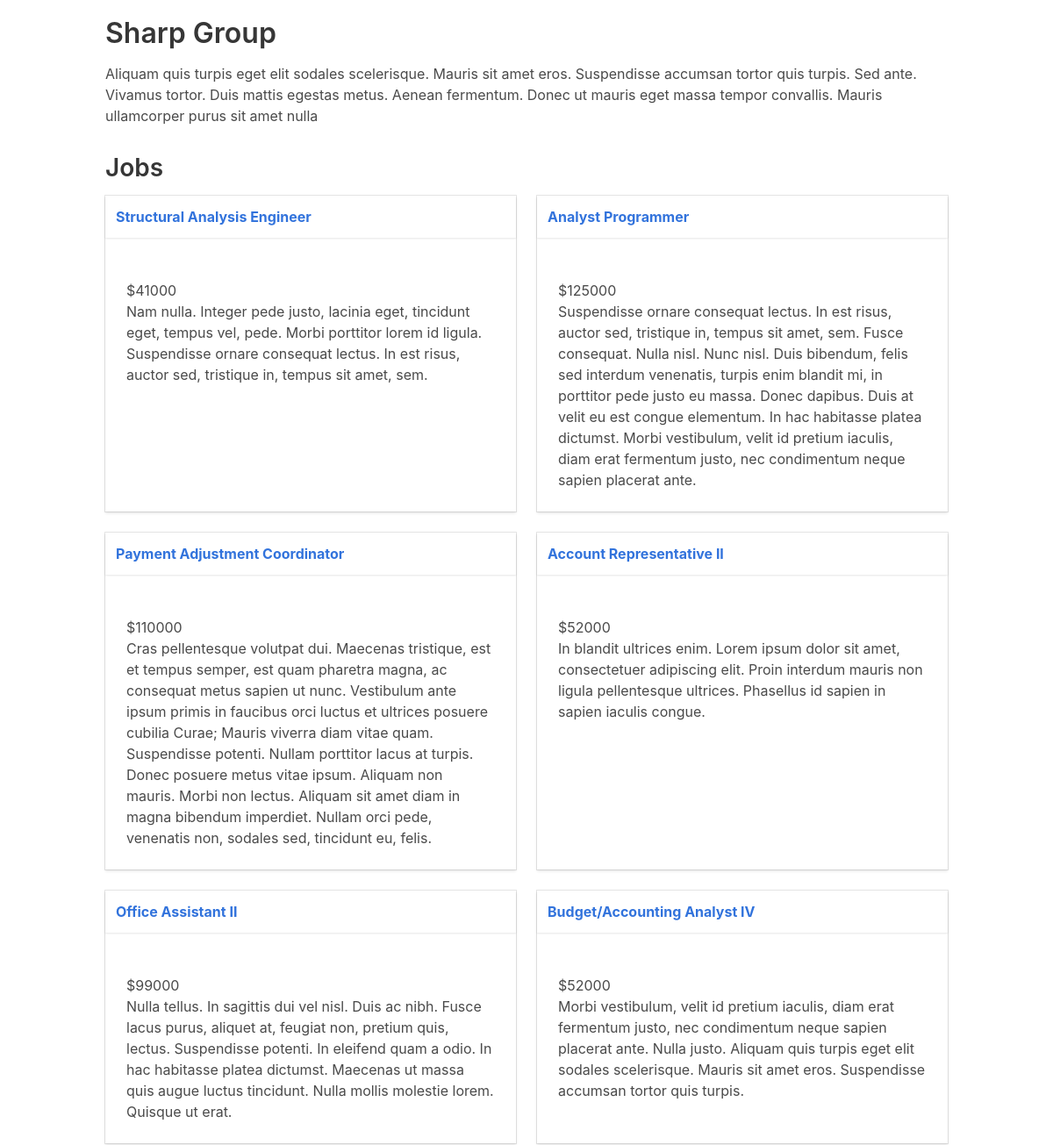
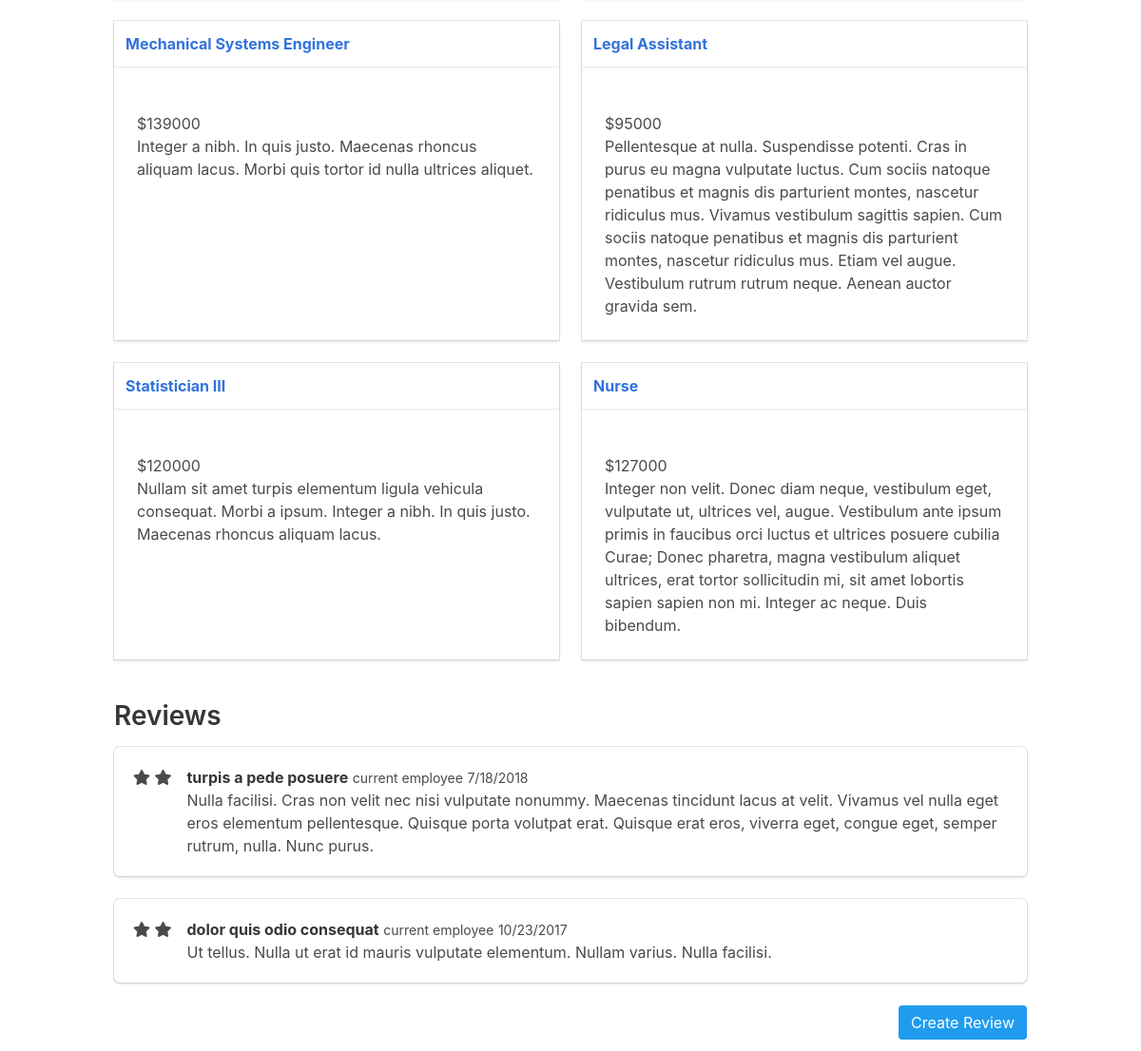
The app's page /employer/1, older data (2 pictures, top to bottom).
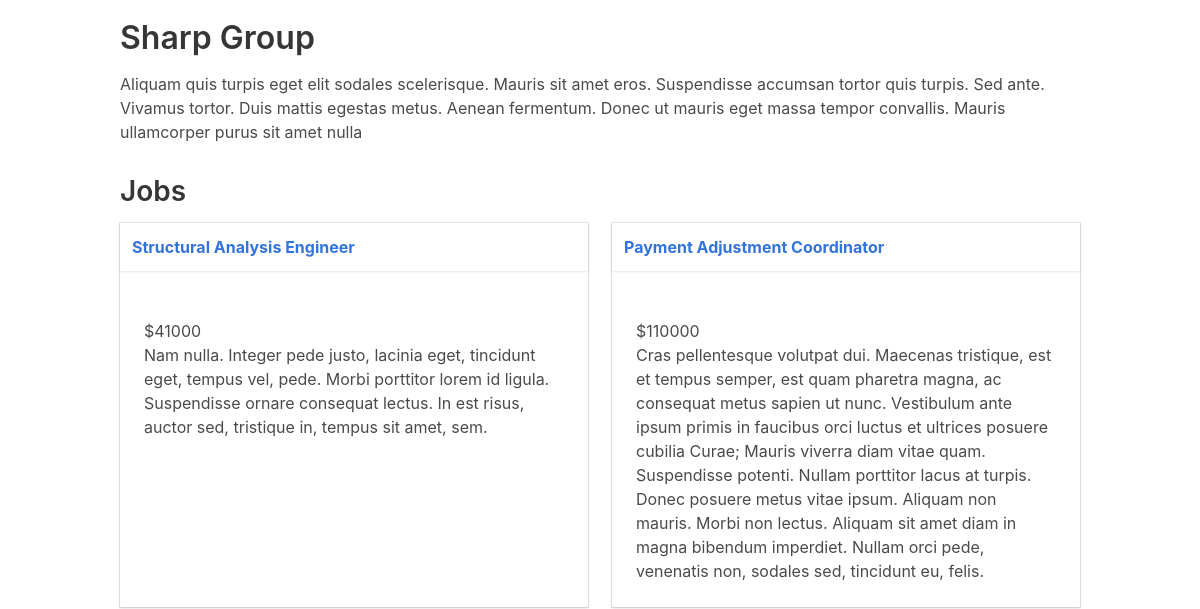
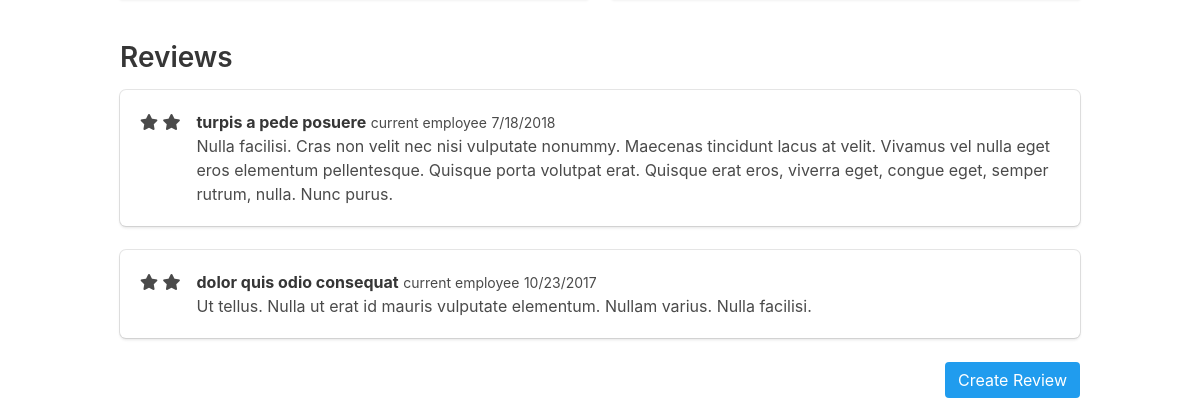
The same page, newer data (2 pictures, top to bottom).
### tables this page shows
CREATE TABLE employer (id INTEGER PRIMARY KEY AUTOINCREMENT, name VARCHAR NOT NULL, description TEXT, address VARCHAR NOT NULL, city VARCHAR NOT NULL, state VARCHAR NOT NULL, zip VARCHAR NOT NULL);

CREATE TABLE job (id INTEGER PRIMARY KEY AUTOINCREMENT, title VARCHAR NOT NULL, description TEXT NOT NULL, salary VARCHAR NOT NULL, employer_id INT NOT NULL);

CREATE TABLE review (id integer PRIMARY KEY AUTOINCREMENT, review TEXT DEFAULT NULL, rating INTEGER, title VARCHAR, date DATETIME, status VARCHAR, employer_id INTEGER);

### app.py (the view)
@app.route('/employer/<employer_id>')
def employer(employer_id):
    employer = query_db('SELECT * FROM employer WHERE id=?', [employer_id], True)
    jobs = query_db(
        'SELECT job.id, job.title, job.description, job.salary'
        ' FROM job JOIN employer ON employer.id = job.employer_id'
        ' WHERE employer.id = ?', [employer_id])
    reviews = query_db(
        'SELECT review, rating, title, date, status'
        ' FROM review JOIN employer ON employer.id = review.employer_id'
        ' WHERE employer.id = ?', [employer_id])
    return render_template('employer.html', employer=employer, jobs=jobs, reviews=reviews)

### app.py (called while the page is built)
def get_db():
    db = getattr(g, '_database', None)
    if db is None:
        db = g._database = sqlite3.connect(DATABASE)
    db.row_factory = sqlite3.Row
    return db

def query_db(query, args=(), one=False):
    cur = get_db().execute(query, args)
    rv = cur.fetchall()
    cur.close()
    return (rv[0] if rv else None) if one else rv

@app.teardown_appcontext
def close_connection(exception):
    db = getattr(g, '_database', None)
    if db is not None:
        db.close()

### templates/employer.html
{% extends "layout.html" %}
{% block content %}
  <div>
    <h1>{{ employer['name'] }}</h1>
    <div class="description">
      <p>{{ employer['description'] }}</p>
    </div>
  </div>
  <h2>Jobs</h2>
  <div class="columns is-multiline">
    {% for job in jobs %}
      <div class="column is-half">
        {% with job=job %}
          {% include "_job.html" %}
        {% endwith %}
      </div>
    {% endfor %}
  </div>
  <h2>Reviews</h2>
  {% for review in reviews %}
    <div class="box">
      <article class="media">
        <div class="media-left">
          {% for _ in range(1, review['rating']): %}
            <span class="fa fa-star checked"></span>
          {% endfor %}
        </div>
        <div class="media-content">
          <div class="content">
            <p>
              <strong>{{ review['title'] }}</strong> <small>{{ review['status'] }} employee</small> <small>{{ review['date'] }}</small>
              <br>
              {{ review['review'] }}
            </p>
          </div>
        </div>
      </article>
    </div>
  {% endfor %}
  <div class="columns">
    <div class="column">
      <a href="{{ url_for('review', employer_id=employer['id']) }}" class="button is-info is-pulled-right">Create Review</a>
    </div>
  </div>
{% endblock %}

### templates/layout.html (shortened to what this page needs)
<!DOCTYPE html>
<html>
<head>
  <link rel="stylesheet" href="{{ url_for('static', filename='css/bulma.min.css') }}">
  <link rel="stylesheet" href="https://use.fontawesome.com/releases/v5.2.0/css/all.css">
  <link rel="stylesheet" href="{{ url_for('static', filename='css/app.css') }}">
</head>
<body>
  <div class="container top">
    <div class="content">
      {% block content %}
      {% endblock %}
    </div>
  </div>
</body>
</html>

### templates/_job.html
<div class="card adjust-height">
  <header class="card-header">
    <p class="card-header-title">
      <a href="{{ url_for('job', job_id=job['id']) }}">
        {{ job['title'] }}
      </a>
    </p>
  </header>
  <div class="card-content">
    <div class="content">
      <p>
        <a href="{{ url_for('employer', employer_id=job['employer_id']) }}">{{ job['employer_name'] }}</a><br>
        ${{ job['salary'] }}<br>
        {{ job['description'] }}
      </p>
    </div>
  </div>
</div>

### static/css/app.css (style rules this page uses)
.adjust-height { height: 100%; }
.top { margin-top: 20px; }

Row changes from the older to the newer data that the page shows:
no longer on this page (row edited): job: title "Analyst Programmer", salary "125000", description "Suspendisse ornare consequat lectus. In est risus, auctor sed, tristique in, tempus sit amet, sem. Fusce consequat. Nulla nisl. Nunc nisl. Duis bibendum, felis sed interdum venenatis, turpis enim blandit mi, in porttitor pede justo eu massa. Donec dapibus. Duis at velit eu est congue elementum. In hac habitasse platea dictumst. Morbi vestibulum, velit id pretium iaculis, diam erat fermentum justo, nec condimentum neque sapien placerat ante."
removed job: title "Account Representative II", salary "52000", description "In blandit ultrices enim. Lorem ipsum dolor sit amet, consectetuer adipiscing elit. Proin interdum mauris non ligula pellentesque ultrices. Phasellus id sapien in sapien iaculis congue."
removed job: title "Office Assistant II", salary "99000", description "Nulla tellus. In sagittis dui vel nisl. Duis ac nibh. Fusce lacus purus, aliquet at, feugiat non, pretium quis, lectus. Suspendisse potenti. In eleifend quam a odio. In hac habitasse platea dictumst. Maecenas ut massa quis augue luctus tincidunt. Nulla mollis molestie lorem. Quisque ut erat."
removed job: title "Budget/Accounting Analyst IV", salary "52000", description "Morbi vestibulum, velit id pretium iaculis, diam erat fermentum justo, nec condimentum neque sapien placerat ante. Nulla justo. Aliquam quis turpis eget elit sodales scelerisque. Mauris sit amet eros. Suspendisse accumsan tortor quis turpis."
removed job: title "Mechanical Systems Engineer", salary "139000", description "Integer a nibh. In quis justo. Maecenas rhoncus aliquam lacus. Morbi quis tortor id nulla ultrices aliquet."
removed job: title "Legal Assistant", salary "95000", description "Pellentesque at nulla. Suspendisse potenti. Cras in purus eu magna vulputate luctus. Cum sociis natoque penatibus et magnis dis parturient montes, nascetur ridiculus mus. Vivamus vestibulum sagittis sapien. Cum sociis natoque penatibus et magnis dis parturient montes, nascetur ridiculus mus. Etiam vel augue. Vestibulum rutrum rutrum neque. Aenean auctor gravida sem."
removed job: title "Statistician III", salary "120000", description "Nullam sit amet turpis elementum ligula vehicula consequat. Morbi a ipsum. Integer a nibh. In quis justo. Maecenas rhoncus aliquam lacus."
removed job: title "Nurse", salary "127000", description "Integer non velit. Donec diam neque, vestibulum eget, vulputate ut, ultrices vel, augue. Vestibulum ante ipsum primis in faucibus orci luctus et ultrices posuere cubilia Curae; Donec pharetra, magna vestibulum aliquet ultrices, erat tortor sollicitudin mi, sit amet lobortis sapien sapien non mi. Integer ac neque. Duis bibendum."
